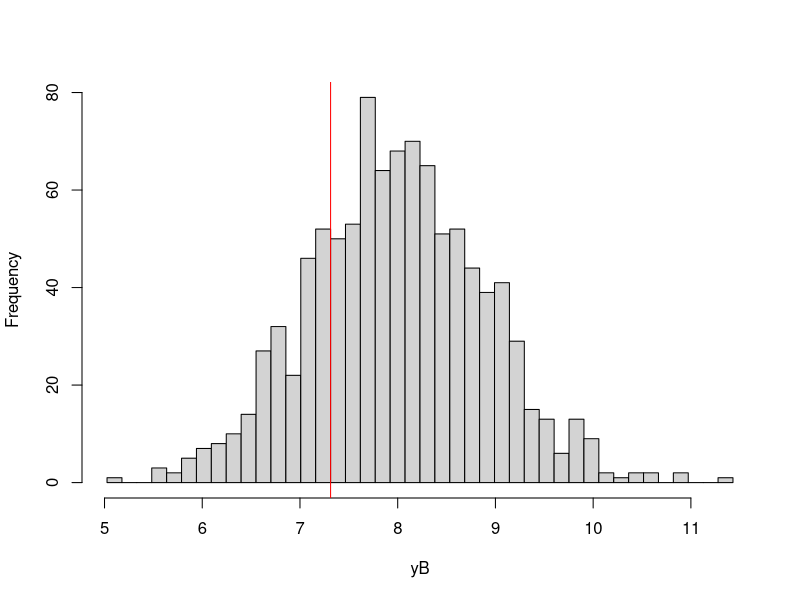

This chart was generated by the following R code:
## ---- chunk 1
library(xtable)
## ---- chunk 2
param <- c(8,.5,.28,1500)
names(param) <- c("barmu","sigma2mu","sigma2U","barY")
param
## ---- chunk 3
# for reproducibility, I choose a seed that will give me the same random sample each time I run the program
set.seed(1234)
N <-1000
mu <- rnorm(N,param["barmu"],sqrt(param["sigma2mu"]))
UB <- rnorm(N,0,sqrt(param["sigma2U"]))
yB <- mu + UB 
YB <- exp(yB)
Ds <- ifelse(YB<=param["barY"],1,0) 
## ---- chunk 4
# building histogram of yB with cutoff point at ybar
# Number of steps
Nsteps.1 <- 15
#step width
step.1 <- (log(param["barY"])-min(yB[Ds==1]))/Nsteps.1
Nsteps.0 <- (-log(param["barY"])+max(yB[Ds==0]))/step.1
breaks <- cumsum(c(min(yB[Ds==1]),c(rep(step.1,Nsteps.1+Nsteps.0+1))))
hist(yB,breaks=breaks,main="")
abline(v=log(param["barY"]),col="red")
## ---- chunk 5
table.D.sharp <- as.matrix(table(Ds))
knitr::kable(table.D.sharp,caption='Treatment allocation with sharp cutoff rule',booktabs=TRUE)
